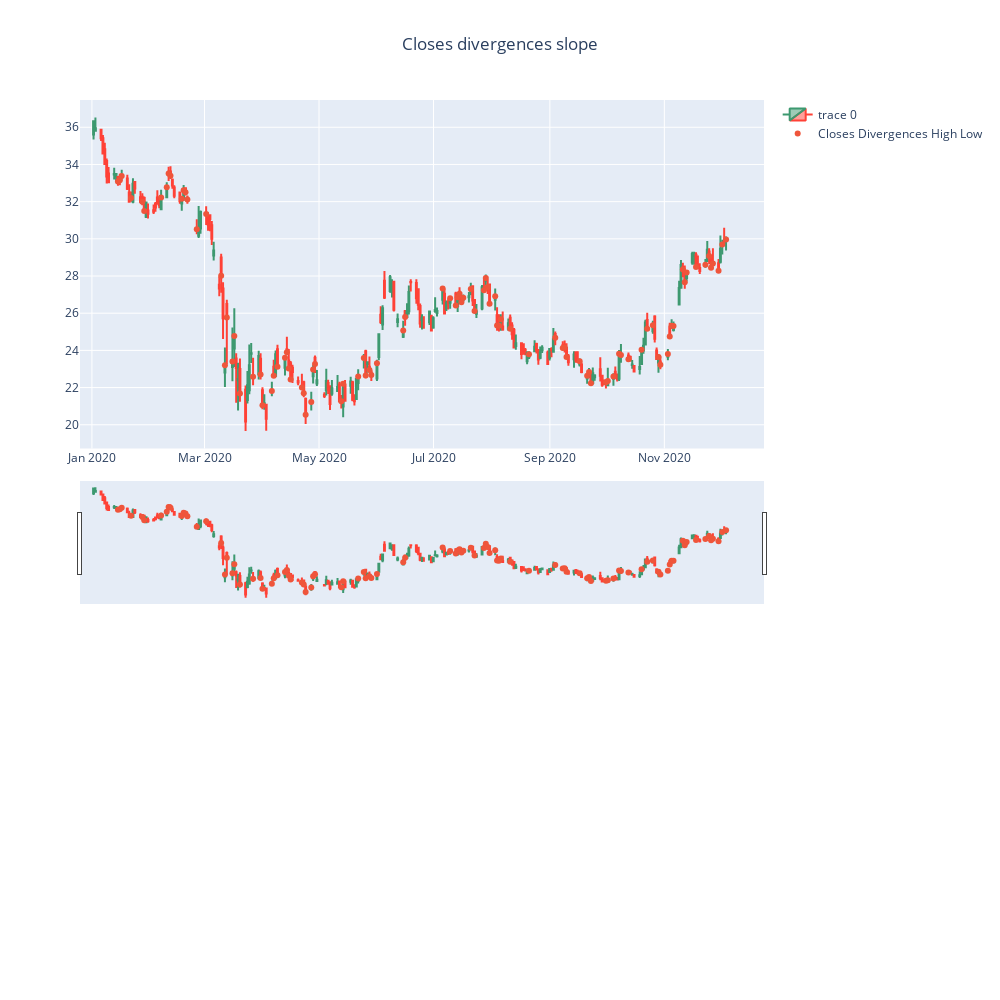

Notebook code cell kept with this figure:
### Code cell
fig = make_subplots(rows=2, cols=1)

fig.add_trace(go.Candlestick(x=close.index, open=open, high=high, low=low, close=close), row=1, col=1)

fig.add_trace(go.Scatter(
    x=close_divergences.index, y=close_divergences, name='Closes Divergences High Low', mode='markers'), row=1, col=1)

fig.update_layout(height=1000, width=1000, title_text="Closes divergences slope", title_x=0.5)
fig.show()
